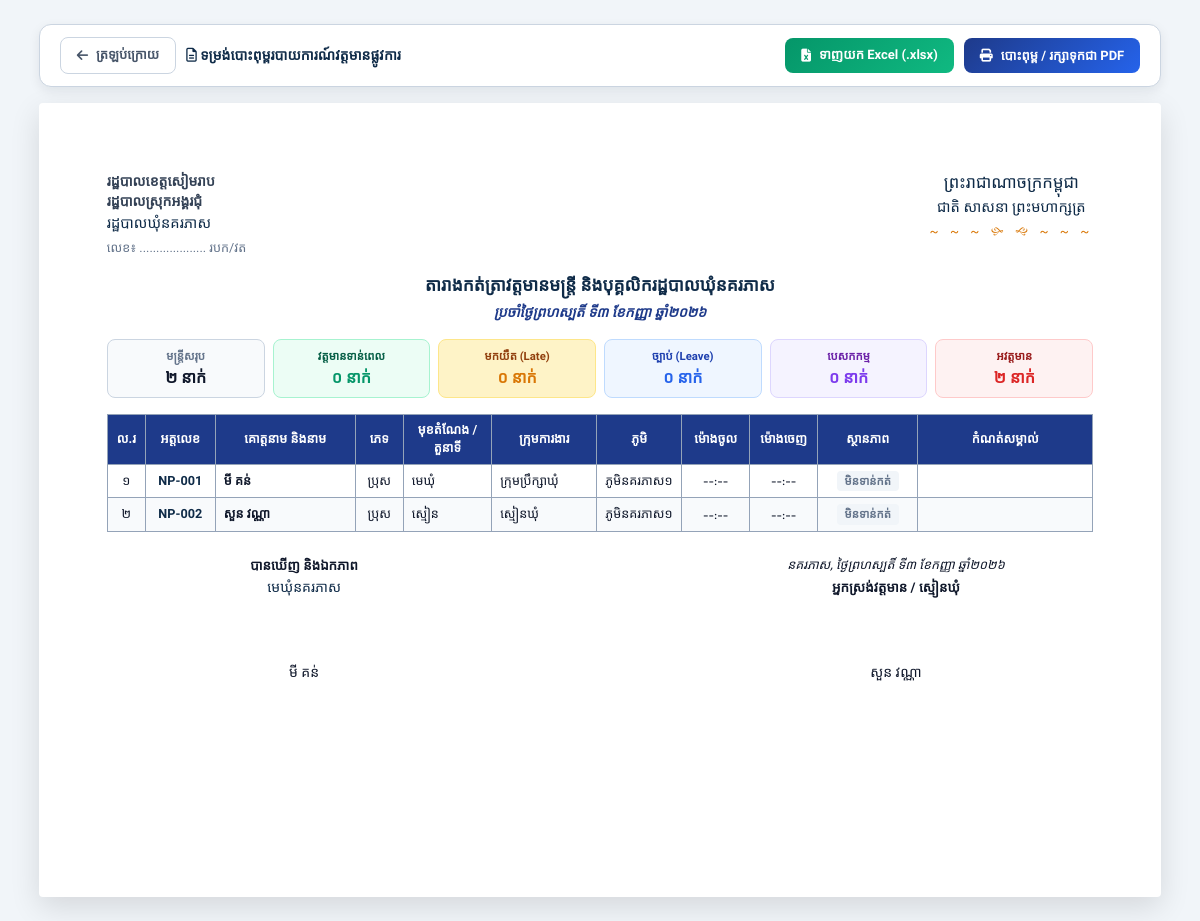
The page /attendance/daily-print (signed in) on the database its author committed.
### tables this page shows
CREATE TABLE staff (
        id INTEGER PRIMARY KEY AUTOINCREMENT,
        officer_code TEXT UNIQUE NOT NULL,
        name_kh TEXT NOT NULL,
        name_en TEXT NOT NULL,
        gender TEXT NOT NULL, -- 'ប្រុស', 'ស្រី'
        dob TEXT NOT NULL,
        national_id TEXT,
        phone TEXT,
        email TEXT,
        village TEXT NOT NULL,
        commune TEXT DEFAULT 'នគរភាស',
        district TEXT DEFAULT 'វ៉ារិន',
        province TEXT DEFAULT 'សៀមរាប',
        address TEXT,
        category TEXT NOT NULL, -- 'council', 'clerk', 'contract', 'village'
        position_title_kh TEXT NOT NULL,
        position_title_en TEXT,
        cadre_level TEXT, -- កម្រិតក្របខណ្ឌ
        appointment_date TEXT,
        contract_end_date TEXT,
        base_salary REAL DEFAULT 0,
        position_allowance REAL DEFAULT 0,
        family_allowance REAL DEFAULT 0,
        education_level TEXT,
        photo TEXT,
        status TEXT DEFAULT 'active', -- 'active', 'resigned', 'retired', 'suspended'
        emergency_contact TEXT,
        notes TEXT,
        created_at TIMESTAMP DEFAULT CURRENT_TIMESTAMP,
        updated_at TIMESTAMP DEFAULT CURRENT_TIMESTAMP
    );

### app.py (the view)
@app.route("/attendance/daily-print")
@login_required
def attendance_daily_print():
    target_date = request.args.get("date", get_today_str())
    try:
        target_dt = datetime.strptime(target_date, "%Y-%m-%d").date()
    except Exception:
        target_dt = get_today()
        target_date = get_today_str()
    conn = get_db()
    cursor = conn.cursor()
    cursor.execute("""
        SELECT s.id, s.officer_code, s.name_kh, s.name_en, s.gender, s.position_title_kh, s.category, s.village,
               a.check_in_time, a.check_out_time, a.status, a.remarks
        FROM staff s
        LEFT JOIN attendance a ON s.id = a.staff_id AND a.date = ?
        WHERE s.status = 'active'
        ORDER BY
            CASE s.category
                WHEN 'council' THEN 1
                WHEN 'clerk' THEN 2
                WHEN 'contract' THEN 3
                ELSE 4
            END, s.id ASC
    """, (target_date,))
    records = cursor.fetchall()
    conn.close()
    total_staff = len(records)
    cnt_present = sum(1 for r in records if r["status"] == "present")
    cnt_late = sum(1 for r in records if r["status"] == "late")
    cnt_leave = sum(1 for r in records if r["status"] == "leave")
    cnt_mission = sum(1 for r in records if r["status"] == "mission")
    cnt_absent = sum(1 for r in records if r["status"] == "absent")
    cnt_unrecorded = sum(1 for r in records if not r["status"])
    return render_template(
        "attendance/daily_print.html",
        target_date=target_date,
        target_date_kh=format_khmer_date(target_dt),
        records=records,
        total_staff=total_staff,
        cnt_present=cnt_present,
        cnt_late=cnt_late,
        cnt_leave=cnt_leave,
        cnt_mission=cnt_mission,
        cnt_absent=cnt_absent,
        cnt_unrecorded=cnt_unrecorded,
        categories=STAFF_CATEGORIES,
        statuses=ATTENDANCE_STATUSES
    )

### app.py (called while the page is built, shortened)
@app.teardown_appcontext
def teardown_db(exception=None):
    close_db_connection(exception)

@app.after_request
def add_cache_headers(response):
    if request.path.startswith('/static/css') or request.path.startswith('/static/js'):
        response.headers['Cache-Control'] = 'no-cache, must-revalidate'
    elif request.path.startswith('/static') or request.path == '/favicon.ico':
        response.headers['Cache-Control'] = 'public, max-age=86400'
    return response

@app.before_request
def ensure_database_ready():
    if request.path.startswith('/static') or request.path == '/favicon.ico':
        return

@app.template_filter("kh_num")
def kh_num_filter(val):
    return to_khmer_num(val)

### database.py (called while the page is built, shortened)
def _raw_create_connection():
    conn = sqlite3.connect(DB_PATH)
    conn.row_factory = sqlite3.Row
    conn.execute("PRAGMA foreign_keys = ON")
    conn.execute("PRAGMA journal_mode = WAL")
    conn.execute("PRAGMA synchronous = NORMAL")
    conn.execute("PRAGMA cache_size = -64000")
    return SqliteConnectionWrapper(conn)

def get_db():
    global _DB_SCHEMA_INITIALIZED
    conn = None
    try:
        from flask import g, has_request_context
        if has_request_context():
            if not hasattr(g, 'db') or g.db is None:
                g.db = _raw_create_connection()
            conn = g.db
    except ImportError:
        pass
    if conn is None:
        conn = _raw_create_connection()
    if not _DB_SCHEMA_INITIALIZED:
        _DB_SCHEMA_INITIALIZED = True
        try:
            init_db(conn)
        except Exception as e:
            print(f"[Auto Schema Init Notice] {e}")
    return conn

def close_db_connection(e=None):
    try:
        from flask import g, has_request_context
        if has_request_context():
            db = getattr(g, 'db', None)
            if db is not None:
                g.db = None
                db._real_close()
    except ImportError:
        pass

    def cursor(self):
        return self._conn.cursor()

    def close(self):
        try:
            from flask import g, has_request_context
            if has_request_context() and getattr(g, 'db', None) is self:
                return
        except ImportError:
            pass
        self._real_close()

### utils/helpers.py (called while the page is built)
def get_today_str():
    return datetime.now(CAMBODIA_TZ).strftime("%Y-%m-%d")

### templates/attendance/daily_print.html (shortened to what this page needs)
<!DOCTYPE html>
<html lang="km">
<head>
  <link rel="stylesheet" href="https://cdnjs.cloudflare.com/ajax/libs/font-awesome/6.5.1/css/all.min.css">
</head>
<body>
  <div class="action-bar no-print">
    <div class="action-bar-left">
      <a href="{{ url_for('attendance_daily', date=target_date) }}" class="btn btn-outline">
        <i class="fa-solid fa-arrow-left"></i> ត្រឡប់ក្រោយ
      </a>
      <span style="font-weight: 700; color: var(--primary); font-size: 14px;">
        <i class="fa-regular fa-file-lines text-gold"></i> ទម្រង់បោះពុម្ពរបាយការណ៍វត្តមានផ្លូវការ
      </span>
    </div>
    <div style="display: flex; gap: 10px;">
      <a href="{{ url_for('export_daily_attendance_excel_route', date=target_date) }}" class="btn btn-success">
        <i class="fa-solid fa-file-excel"></i> ទាញយក Excel (.xlsx)
      </a>
      <button onclick="window.print()" class="btn btn-primary">
        <i class="fa-solid fa-print"></i> បោះពុម្ព / រក្សាទុកជា PDF
      </button>
    </div>
  </div>
  <div class="print-paper">
    <div class="official-header">
      <div class="header-left">
        <div class="org-province">រដ្ឋបាលខេត្តសៀមរាប</div>
        <div class="org-district">រដ្ឋបាលស្រុកអង្គរជុំ</div>
        <div class="org-commune">រដ្ឋបាលឃុំនគរភាស</div>
        <div class="doc-no">លេខ៖ .................... របក/វត</div>
      </div>
      <div class="header-right">
        <div class="kingdom">ព្រះរាជាណាចក្រកម្ពុជា</div>
        <div class="motto">ជាតិ សាសនា ព្រះមហាក្សត្រ</div>
        <div class="symbol">~ ~ ~ 🙛 🙙 ~ ~ ~</div>
      </div>
    </div>
    <div class="report-title-box">
      <h1 class="report-title">តារាងកត់ត្រាវត្តមានមន្ត្រី និងបុគ្គលិករដ្ឋបាលឃុំនគរភាស</h1>
      <div class="report-date">ប្រចាំ{{ target_date_kh }}</div>
    </div>
    <div class="kpi-summary-grid">
      <div class="kpi-card">
        <div class="kpi-label">មន្ត្រីសរុប</div>
        <div class="kpi-val">{{ total_staff | kh_num }} នាក់</div>
      </div>
      <div class="kpi-card kpi-present">
        <div class="kpi-label">វត្តមានទាន់ពេល</div>
        <div class="kpi-val">{{ cnt_present | kh_num }} នាក់</div>
      </div>
      <div class="kpi-card kpi-late">
        <div class="kpi-label">មកយឺត (Late)</div>
        <div class="kpi-val">{{ cnt_late | kh_num }} នាក់</div>
      </div>
      <div class="kpi-card kpi-leave">
        <div class="kpi-label">ច្បាប់ (Leave)</div>
        <div class="kpi-val">{{ cnt_leave | kh_num }} នាក់</div>
      </div>
      <div class="kpi-card kpi-mission">
        <div class="kpi-label">បេសកកម្ម</div>
        <div class="kpi-val">{{ cnt_mission | kh_num }} នាក់</div>
      </div>
      <div class="kpi-card kpi-absent">
        <div class="kpi-label">អវត្តមាន</div>
        <div class="kpi-val">{{ (cnt_absent + cnt_unrecorded) | kh_num }} នាក់</div>
      </div>
    </div>
    <table class="print-table">
      <thead>
        <tr>
          <th style="width: 38px;">ល.រ</th>
          <th style="width: 70px;">អត្តលេខ</th>
          <th style="min-width: 140px;">គោត្តនាម និងនាម</th>
          <th style="width: 48px;">ភេទ</th>
          <th>មុខតំណែង / តួនាទី</th>
          <th style="width: 105px;">ក្រុមការងារ</th>
          <th style="width: 85px;">ភូមិ</th>
          <th style="width: 68px;">ម៉ោងចូល</th>
          <th style="width: 68px;">ម៉ោងចេញ</th>
          <th style="width: 100px;">ស្ថានភាព</th>
          <th style="width: 175px;">កំណត់សម្គាល់</th>
        </tr>
      </thead>
      <tbody>
        {% for r in records %}
        <tr>
          <td class="text-center">{{ loop.index | kh_num }}</td>
          <td class="text-center" style="font-weight: 600; color: #0f2b48; white-space: nowrap;">{{ r.officer_code }}</td>
          <td class="text-left" style="font-weight: 700; white-space: nowrap !important; color: #0f172a;">{{ r.name_kh }}</td>
          <td class="text-center">{{ r.gender }}</td>
          <td class="text-left" style="white-space: nowrap;">{{ r.position_title_kh }}</td>
          <td class="text-left" style="white-space: nowrap;">{{ categories.get(r.category, {}).get('name_kh', r.category) }}</td>
          <td class="text-left" style="white-space: nowrap;">{% if r.village %}ភូមិ{{ r.village }}{% endif %}</td>
          <td class="text-center" style="font-family: var(--font-latin); font-size: 9pt; white-space: nowrap;">
            {% if r.check_in_time %}{{ r.check_in_time }}{% else %}--:--{% endif %}
          </td>
          <td class="text-center" style="font-family: var(--font-latin); font-size: 9pt; white-space: nowrap;">
            {% if r.check_out_time %}{{ r.check_out_time }}{% else %}--:--{% endif %}
          </td>
          <td class="text-center" style="white-space: nowrap;">
            {% if r.status == 'present' %}
              <span class="badge-status status-present">វត្តមាន</span>
            {% elif r.status == 'late' %}
              <span class="badge-status status-late">មកយឺត</span>
            {% elif r.status == 'leave' %}
              <span class="badge-status status-leave">ច្បាប់</span>
            {% elif r.status == 'mission' %}
              <span class="badge-status status-mission">បេសកកម្ម</span>
            {% elif r.status == 'absent' %}
              <span class="badge-status status-absent">អវត្តមាន</span>
            {% else %}
              <span class="badge-status status-unrecorded">មិនទាន់កត់</span>
            {% endif %}
          </td>
          <td class="text-left" style="font-size: 8.5pt; color: #475569;">{{ r.remarks or '' }}</td>
        </tr>
        {% endfor %}
      </tbody>
    </table>
    <div class="signatures-block">
      <div class="sig-col">
        <div class="sig-role">បានឃើញ និងឯកភាព</div>
        <div class="sig-role-moul">មេឃុំនគរភាស</div>
        <div class="sig-space"></div>
        <div class="sig-name">មី គន់</div>
      </div>
      <div class="sig-col">
        <div class="sig-date">នគរភាស, {{ target_date_kh }}</div>
        <div class="sig-role">អ្នកស្រង់វត្តមាន / ស្មៀនឃុំ</div>
        <div class="sig-space"></div>
        <div class="sig-name">សួន វណ្ណា</div>
      </div>
    </div>
  </div>
</body>
</html>

### rows shown on the page
staff: officer_code "NP-001", name_kh "មី គន់", gender "ប្រុស", position_title_kh "មេឃុំ", get "ក្រុមប្រឹក្សាឃុំ", village "នគរភាស១"
staff: officer_code "NP-002", name_kh "សួន វណ្ណា", gender "ប្រុស", position_title_kh "ស្មៀន", get "ស្មៀនឃុំ", village "នគរភាស១"

### other values the page prints
{{ target_date_kh }} "ថ្ងៃព្រហស្បតិ៍ ទី៣ ខែកញ្ញា ឆ្នាំ២០២៦"
{{ total_staff | kh_num }} "២"
{{ cnt_present | kh_num }} "០"
{{ cnt_late | kh_num }} "០"
{{ cnt_leave | kh_num }} "០"
{{ cnt_mission | kh_num }} "០"
{{ (cnt_absent + cnt_unrecorded) | kh_num }} "២"
